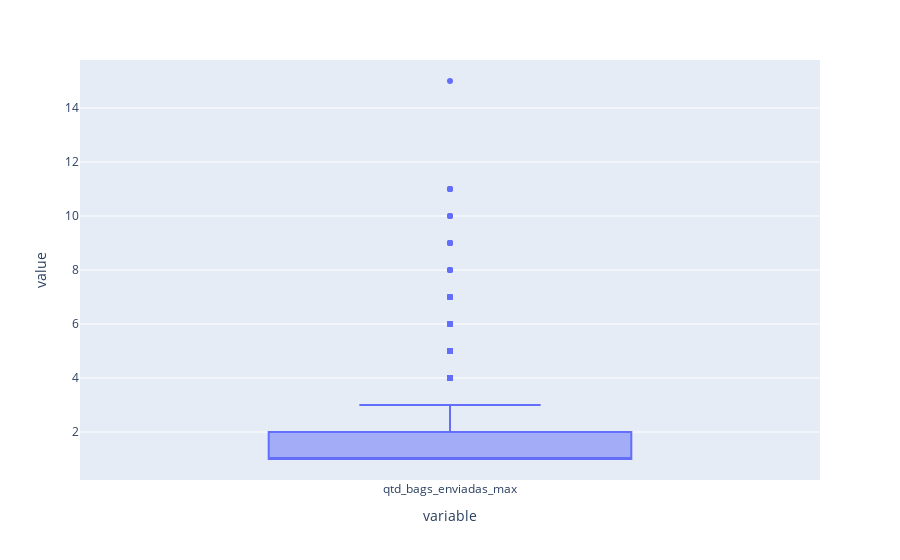

Notebook code for this chart:
### Code cell
fig = px.box(df_filtrado, y=['qtd_bags_enviadas_max'])
fig.show()

### Figure 1 — Plotly figure (JSON) as saved in the notebook; plotly's stock layout.template omitted (floating-point values rounded to 4 significant figures; data arrays with more than 128 entries replaced by an {"elided": "..."} marker saying what was removed)
{"data": [{"alignmentgroup": "True", "hovertemplate": "variable=%{x}<br>value=%{y}<extra></extra>", "legendgroup": "", "marker": {"color": "#636efa"}, "name": "", "notched": false, "offsetgroup": "", "orientation": "v", "showlegend": false, "type": "box", "x": {"elided": "1269 str values"}, "x0": " ", "xaxis": "x", "y": {"elided": "1269 int values"}, "y0": " ", "yaxis": "y"}], "layout": {"boxmode": "group", "legend": {"tracegroupgap": 0}, "margin": {"t": 60}, "xaxis": {"anchor": "y", "domain": [0, 1], "title": {"text": "variable"}}, "yaxis": {"anchor": "x", "domain": [0, 1], "title": {"text": "value"}}}}
